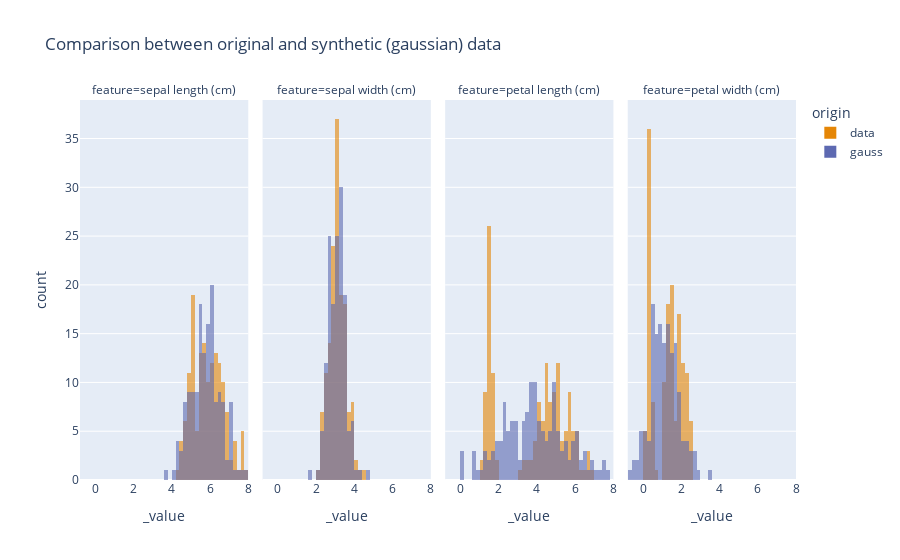

The notebook cell saved with this chart:
### Code cell
col = data.columns[0]
fig = px.histogram(
    data_frame=df_comb,
    barmode="overlay",
    color_discrete_sequence=px.colors.qualitative.Vivid,
    opacity=0.6,
    nbins=50,
    title="Comparison between original and synthetic (gaussian) data",
    color="origin",
    facet_col="feature",
)
# fig.update_xaxes(matches=None) # allow x axes to have different range on each subplot
fig

### Figure 1 — Plotly figure (JSON) as saved in the notebook; plotly's stock layout.template omitted (floating-point values rounded to 4 significant figures; data arrays with more than 128 entries replaced by an {"elided": "..."} marker saying what was removed)
{"data": [{"alignmentgroup": "True", "bingroup": "x", "hovertemplate": "origin=data<br>feature=sepal length (cm)<br>_value=%{x}<br>count=%{y}<extra></extra>", "legendgroup": "data", "marker": {"color": "rgb(229, 134, 6)", "opacity": 0.6, "pattern": {"shape": ""}}, "name": "data", "nbinsx": 50, "offsetgroup": "data", "orientation": "v", "showlegend": true, "type": "histogram", "x": {"elided": "150 float values"}, "xaxis": "x", "yaxis": "y"}, {"alignmentgroup": "True", "bingroup": "x", "hovertemplate": "origin=data<br>feature=sepal width (cm)<br>_value=%{x}<br>count=%{y}<extra></extra>", "legendgroup": "data", "marker": {"color": "rgb(229, 134, 6)", "opacity": 0.6, "pattern": {"shape": ""}}, "name": "data", "nbinsx": 50, "offsetgroup": "data", "orientation": "v", "showlegend": false, "type": "histogram", "x": {"elided": "150 float values"}, "xaxis": "x2", "yaxis": "y2"}, {"alignmentgroup": "True", "bingroup": "x", "hovertemplate": "origin=data<br>feature=petal length (cm)<br>_value=%{x}<br>count=%{y}<extra></extra>", "legendgroup": "data", "marker": {"color": "rgb(229, 134, 6)", "opacity": 0.6, "pattern": {"shape": ""}}, "name": "data", "nbinsx": 50, "offsetgroup": "data", "orientation": "v", "showlegend": false, "type": "histogram", "x": {"elided": "150 float values"}, "xaxis": "x3", "yaxis": "y3"}, {"alignmentgroup": "True", "bingroup": "x", "hovertemplate": "origin=data<br>feature=petal width (cm)<br>_value=%{x}<br>count=%{y}<extra></extra>", "legendgroup": "data", "marker": {"color": "rgb(229, 134, 6)", "opacity": 0.6, "pattern": {"shape": ""}}, "name": "data", "nbinsx": 50, "offsetgroup": "data", "orientation": "v", "showlegend": false, "type": "histogram", "x": {"elided": "150 float values"}, "xaxis": "x4", "yaxis": "y4"}, {"alignmentgroup": "True", "bingroup": "x", "hovertemplate": "origin=gauss<br>feature=sepal length (cm)<br>_value=%{x}<br>count=%{y}<extra></extra>", "legendgroup": "gauss", "marker": {"color": "rgb(93, 105, 177)", "opacity": 0.6, "pattern": {"shape": ""}}, "name": "gauss", "nbinsx": 50, "offsetgroup": "gauss", "orientation": "v", "showlegend": true, "type": "histogram", "x": {"elided": "150 float values"}, "xaxis": "x", "yaxis": "y"}, {"alignmentgroup": "True", "bingroup": "x", "hovertemplate": "origin=gauss<br>feature=sepal width (cm)<br>_value=%{x}<br>count=%{y}<extra></extra>", "legendgroup": "gauss", "marker": {"color": "rgb(93, 105, 177)", "opacity": 0.6, "pattern": {"shape": ""}}, "name": "gauss", "nbinsx": 50, "offsetgroup": "gauss", "orientation": "v", "showlegend": false, "type": "histogram", "x": {"elided": "150 float values"}, "xaxis": "x2", "yaxis": "y2"}, {"alignmentgroup": "True", "bingroup": "x", "hovertemplate": "origin=gauss<br>feature=petal length (cm)<br>_value=%{x}<br>count=%{y}<extra></extra>", "legendgroup": "gauss", "marker": {"color": "rgb(93, 105, 177)", "opacity": 0.6, "pattern": {"shape": ""}}, "name": "gauss", "nbinsx": 50, "offsetgroup": "gauss", "orientation": "v", "showlegend": false, "type": "histogram", "x": {"elided": "150 float values"}, "xaxis": "x3", "yaxis": "y3"}, {"alignmentgroup": "True", "bingroup": "x", "hovertemplate": "origin=gauss<br>feature=petal width (cm)<br>_value=%{x}<br>count=%{y}<extra></extra>", "legendgroup": "gauss", "marker": {"color": "rgb(93, 105, 177)", "opacity": 0.6, "pattern": {"shape": ""}}, "name": "gauss", "nbinsx": 50, "offsetgroup": "gauss", "orientation": "v", "showlegend": false, "type": "histogram", "x": {"elided": "150 float values"}, "xaxis": "x4", "yaxis": "y4"}], "layout": {"annotations": [{"font": {}, "showarrow": false, "text": "feature=sepal length (cm)", "x": 0.1175, "xanchor": "center", "xref": "paper", "y": 1, "yanchor": "bottom", "yref": "paper"}, {"font": {}, "showarrow": false, "text": "feature=sepal width (cm)", "x": 0.3725, "xanchor": "center", "xref": "paper", "y": 1, "yanchor": "bottom", "yref": "paper"}, {"font": {}, "showarrow": false, "text": "feature=petal length (cm)", "x": 0.6275, "xanchor": "center", "xref": "paper", "y": 1, "yanchor": "bottom", "yref": "paper"}, {"font": {}, "showarrow": false, "text": "feature=petal width (cm)", "x": 0.8825, "xanchor": "center", "xref": "paper", "y": 1, "yanchor": "bottom", "yref": "paper"}], "barmode": "overlay", "legend": {"title": {"text": "origin"}, "tracegroupgap": 0}, "title": {"text": "Comparison between original and synthetic (gaussian) data"}, "xaxis": {"anchor": "y", "domain": [0, 0.235], "title": {"text": "_value"}}, "xaxis2": {"anchor": "y2", "domain": [0.255, 0.49], "matches": "x", "title": {"text": "_value"}}, "xaxis3": {"anchor": "y3", "domain": [0.51, 0.745], "matches": "x", "title": {"text": "_value"}}, "xaxis4": {"anchor": "y4", "domain": [0.765, 1.0], "matches": "x", "title": {"text": "_value"}}, "yaxis": {"anchor": "x", "domain": [0, 1], "title": {"text": "count"}}, "yaxis2": {"anchor": "x2", "domain": [0, 1], "matches": "y", "showticklabels": false}, "yaxis3": {"anchor": "x3", "domain": [0, 1], "matches": "y", "showticklabels": false}, "yaxis4": {"anchor": "x4", "domain": [0, 1], "matches": "y", "showticklabels": false}}}
